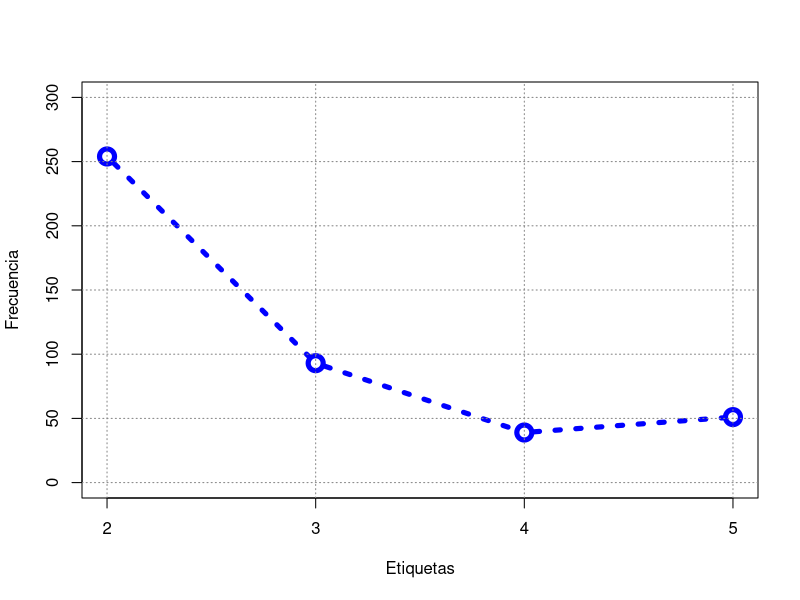
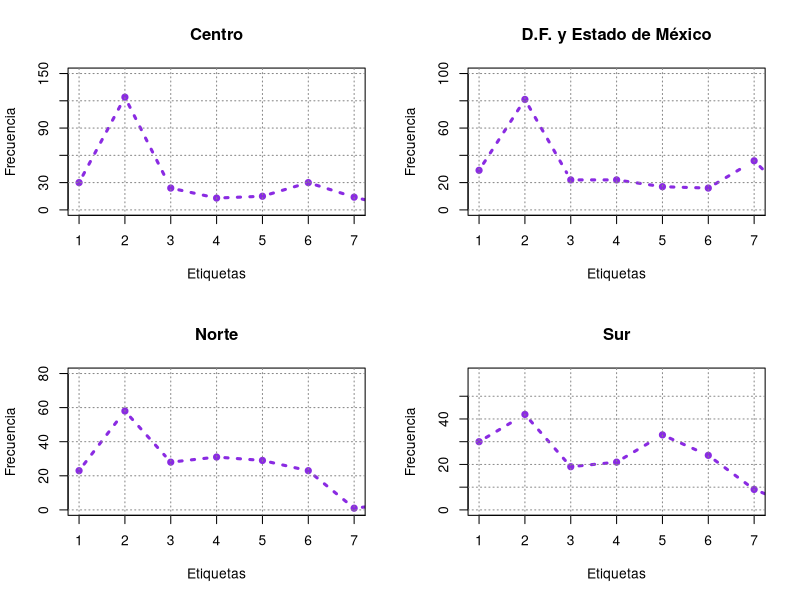
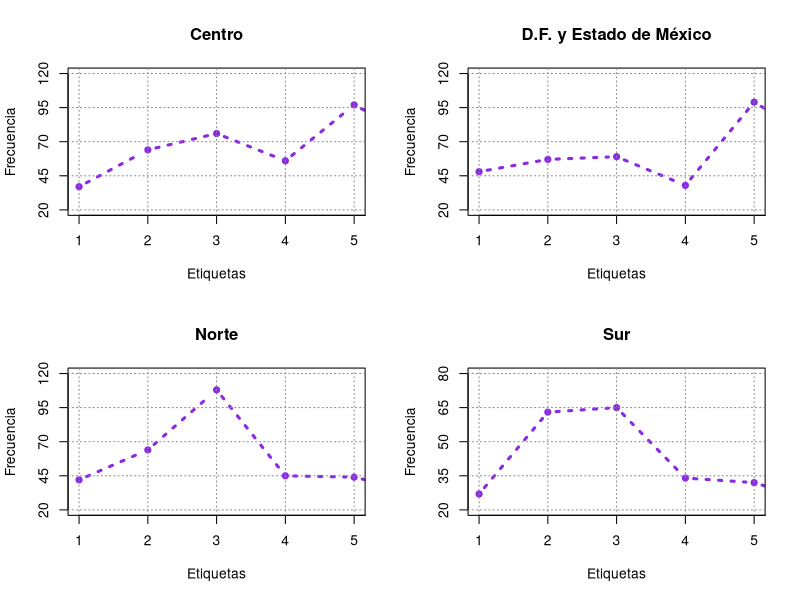
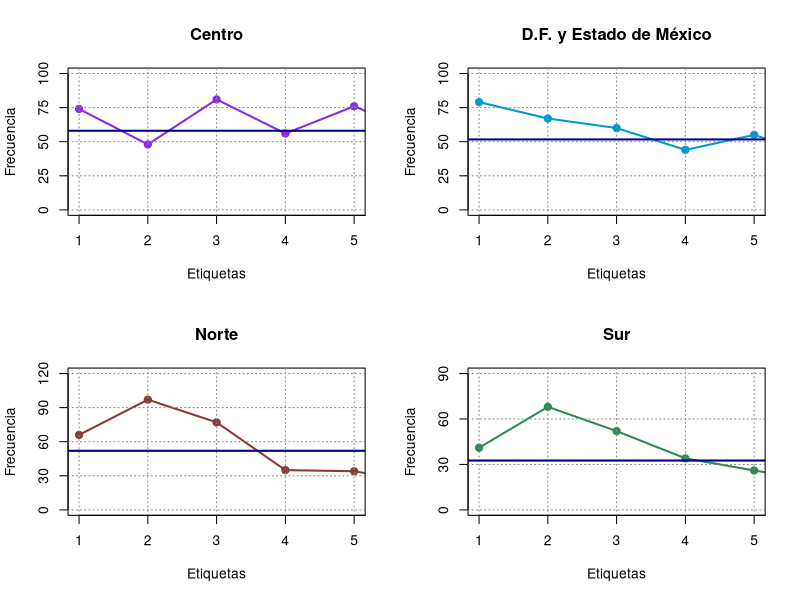
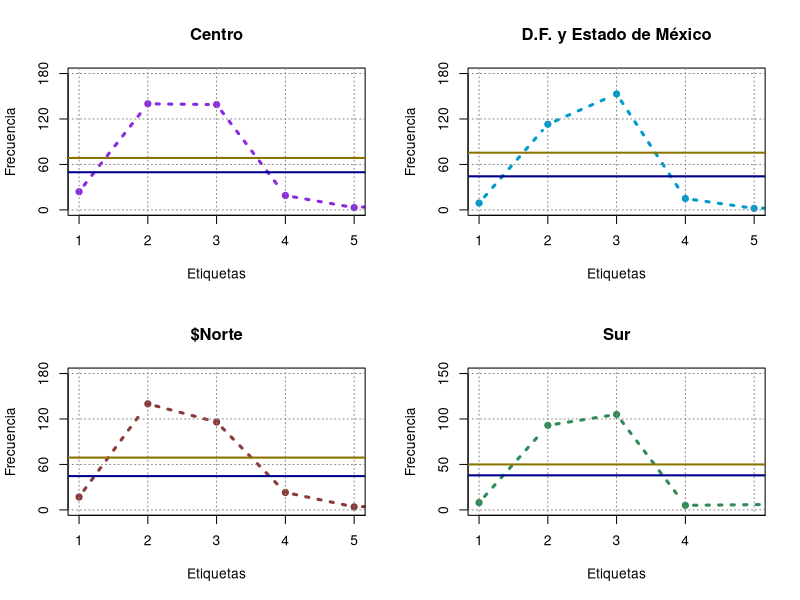
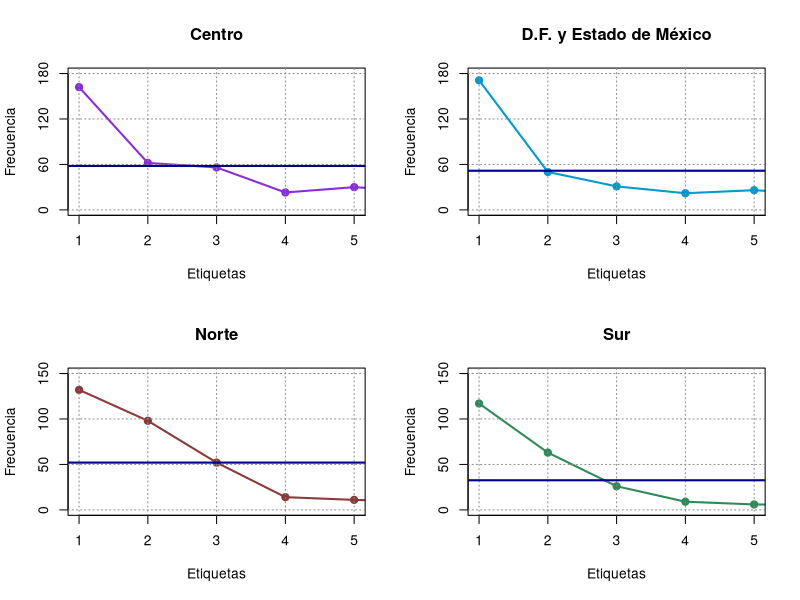
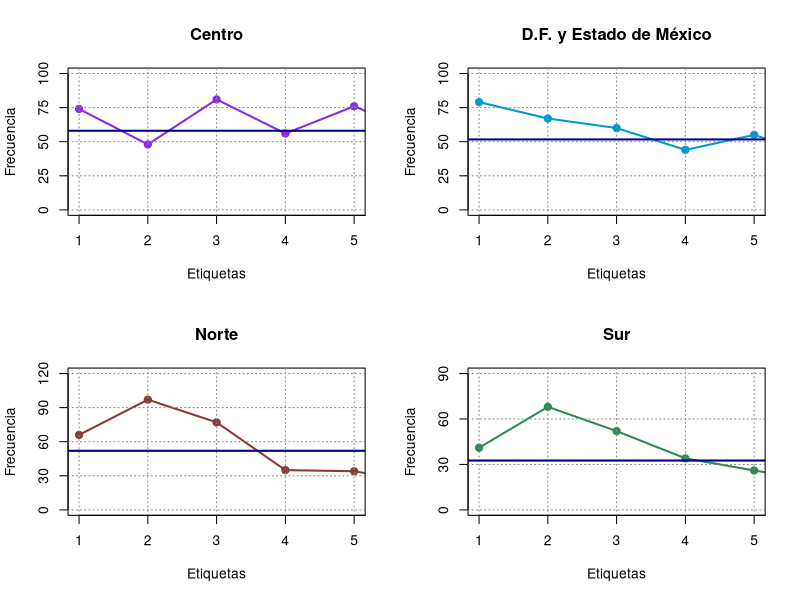
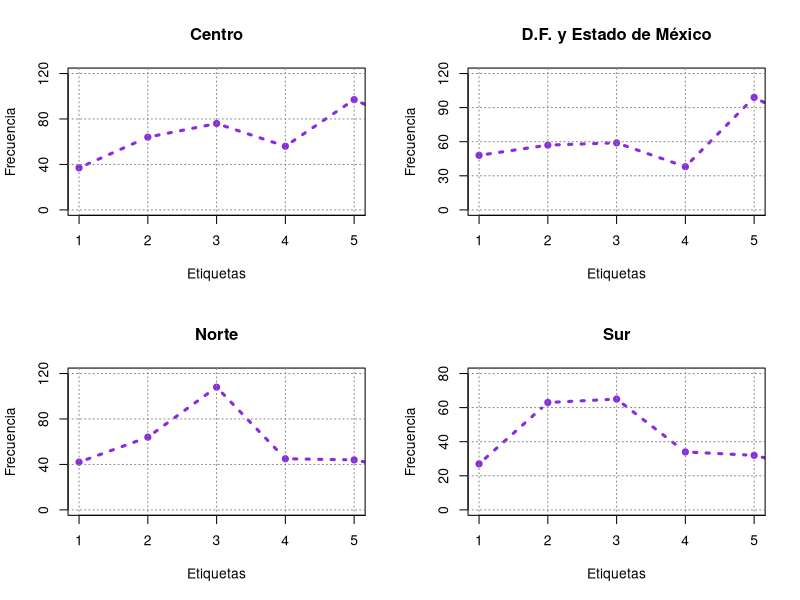

R code for these plots, in order:
## ---- chunk 1
knitr::opts_chunk$set(echo = TRUE)
library(readr)
library(modeest)
migracion_de_mexico <- read_csv("Base_de_datos/Encuesta_Nacional_de_Migracion.csv")
revisiones_migratorias <-read_csv("Base_de_datos/revisiones-migratorias.csv")
Percepcion_Seguridad_Publica_Datos <- read_delim("Base_de_datos/Percepcion Seguridad Publica - Datos.csv",
    ";", escape_double = FALSE, trim_ws = TRUE)
victimas_delito <- read.csv("Base_de_datos/personas-atendidas-victimas-delito.csv")
visitas_verificacion_migratoria <- read.csv("Base_de_datos/visitas-verificacion-migratoria.csv")
## ---- chunk 2
migracion_de_mexico_clean = migracion_de_mexico[,c(54:57,87:90,113,142,149:150,152:171,179:180,182:183,194:195,210:211,213:215,219:220,222:233,235,250,253:256,258:260)]
migracion_de_mexico_clean <- na.omit(migracion_de_mexico_clean)
migracion_de_mexico_clean
#http://www.losmexicanos.unam.mx/migracion/encuesta_nacional.html
## ---- chunk 3
revisiones_migratorias_clean <- na.omit(revisiones_migratorias)
I_2015 <- data.frame(I_2015 = revisiones_migratorias_clean$`2015-01` + revisiones_migratorias_clean$`2015-02` + revisiones_migratorias_clean$`2015-03`)
II_2015 <- data.frame(II_2015 = revisiones_migratorias_clean$`2015-04` + revisiones_migratorias_clean$`2015-05` + revisiones_migratorias_clean$`2015-06`)
III_2015 <- data.frame(III_2015 = revisiones_migratorias_clean$`2015-07` + revisiones_migratorias_clean$`2015-08` + revisiones_migratorias_clean$`2015-09`)
IV_2015 <- data.frame(IV_2015 = revisiones_migratorias_clean$`2015-10` + revisiones_migratorias_clean$`2015-11` + revisiones_migratorias_clean$`2015-12`)


I_2016 <- data.frame(I_2016 = revisiones_migratorias_clean$`2016-01` + revisiones_migratorias_clean$`2016-02` + revisiones_migratorias_clean$`2016-03`)
II_2016 <- data.frame(II_2016 = revisiones_migratorias_clean$`2016-04` + revisiones_migratorias_clean$`2016-05` + revisiones_migratorias_clean$`2016-06`)
III_2016 <- data.frame(III_2016 = revisiones_migratorias_clean$`2016-07` + revisiones_migratorias_clean$`2016-8` + revisiones_migratorias_clean$`2016-09`)
IV_2016 <- data.frame(IV_2016 = revisiones_migratorias_clean$`2016-10` + revisiones_migratorias_clean$`2016-11` + revisiones_migratorias_clean$`2016-12`)


I_2017 <- data.frame(I_2017 = revisiones_migratorias_clean$`2017-01` + revisiones_migratorias_clean$`2017-02` + revisiones_migratorias_clean$`2017-03`)
II_2017 <- data.frame(II_2017 = revisiones_migratorias_clean$`2017-04` + revisiones_migratorias_clean$`2017-05` + revisiones_migratorias_clean$`2017-06`)
III_2017 <- data.frame(III_2017 = revisiones_migratorias_clean$`2017-07` + revisiones_migratorias_clean$`2017-08` + revisiones_migratorias_clean$`2017-9`)
IV_2017 <- data.frame(IV_2017 = revisiones_migratorias_clean$`2017-10` + revisiones_migratorias_clean$`2017-11` + revisiones_migratorias_clean$`2017-12`)

I_2018 <- data.frame(I_2018 = revisiones_migratorias_clean$`2018-01` + revisiones_migratorias_clean$`2018-02` + revisiones_migratorias_clean$`2018-03`)
II_2018 <- data.frame(II_2018 = revisiones_migratorias_clean$`2018-04` + revisiones_migratorias_clean$`2018-05` + revisiones_migratorias_clean$`2018-06`)
III_2018 <- data.frame(III_2018 = revisiones_migratorias_clean$`2018-07` + revisiones_migratorias_clean$`2018-08` + revisiones_migratorias_clean$`2018-09`)
IV_2018 <- data.frame(IV_2018 = revisiones_migratorias_clean$`2018-10` + revisiones_migratorias_clean$`2018-11` + revisiones_migratorias_clean$`2018-12`)

year_2015 <- data.frame(year_2015 = I_2015 + II_2015 + III_2015 + IV_2015)
year_2016 <- data.frame(year_2016 = I_2016 + II_2016 + III_2016 + IV_2016)
year_2017 <- data.frame(year_2017 = I_2017 + II_2017 + III_2017 + IV_2017)
year_2018 <- data.frame(year_2018 = I_2018 + II_2018 + III_2018 + IV_2018)

Nueva_tabla_2 <- data.frame(c(revisiones_migratorias[,2], year_2015, year_2016, year_2017, year_2018))

Nueva_tabla <- data.frame(c(revisiones_migratorias[,2], I_2015, II_2015, III_2015, IV_2015,  I_2016, II_2016, III_2016, IV_2016, I_2017, II_2017, III_2017, IV_2017, I_2018, II_2018, III_2018, IV_2018))
#revisiones_migratorias_clean
Nueva_tabla_2
## ---- chunk 4
Percepcion_Seguridad_publica_clean <- na.omit(Percepcion_Seguridad_Publica_Datos)
Percepcion_Seguridad_publica_clean
## ---- chunk 5
victimas_delito
## ---- chunk 6
visitas_verificacion_migratoria
## ---- chunk 7
x <- migracion_de_mexico_clean$p42[which(migracion_de_mexico_clean$p42=="2")]
y_1 <- migracion_de_mexico_clean$ing_ind[which(migracion_de_mexico_clean$ing_ind=="2")]
y_2 <- migracion_de_mexico_clean$ing_ind[which(migracion_de_mexico_clean$ing_ind=="3")]
y_3 <- migracion_de_mexico_clean$ing_ind[which(migracion_de_mexico_clean$ing_ind=="4")]
y_4 <- migracion_de_mexico_clean$ing_ind[which(migracion_de_mexico_clean$ing_ind=="5")]

plot(table(c(y_1,y_2,y_3,y_4)), ylim=c(0,300) ,lwd = 5, xlab = "Etiquetas", ylab = "Frecuencia", col = "blue", type = "b", lty = 3, cex = 2 )
abline(h=c(0,50,100,150,200,250,300), v = 2:5, lty = "dotted", col = "gray53")
## ---- chunk 8
par(mfrow = c(2,2))
z_1 <- migracion_de_mexico_clean$p20_1a_1[which(migracion_de_mexico_clean$Region=="1")]
z_2 <- migracion_de_mexico_clean$p20_1a_1[which(migracion_de_mexico_clean$Region=="2")]
z_3 <- migracion_de_mexico_clean$p20_1a_1[which(migracion_de_mexico_clean$Region=="3")]
z_4 <- migracion_de_mexico_clean$p20_1a_1[which(migracion_de_mexico_clean$Region=="4")]
plot(table(z_1), xlim = c(1,7), ylim=c(0,150), main="Centro", xlab = "Etiquetas", ylab = "Frecuencia", lwd = 3, col = "blueviolet",yaxp=c(0,150,5), type="b", lty=3, cex=1, pch=20)
abline(h=c(0,30,60,90,120,150), v = 1:7, lty = "dotted", col = "gray53")

plot(table(z_2), xlim = c(1,7), ylim=c(0,100), main="D.F. y Estado de México", xlab = "Etiquetas", ylab = "Frecuencia", lwd = 3, col = "blueviolet",yaxp=c(0,100,5), type="b", lty=3, cex=1, pch=20)
abline(h=c(0,20,40,60,80,100), v = 1:7, lty = "dotted", col = "gray53")

plot(table(z_3), xlim = c(1,7), ylim=c(0,80), main="Norte", xlab = "Etiquetas", ylab = "Frecuencia", lwd = 3, col = "blueviolet",yaxp=c(0,80,4), type="b", lty=3, cex=1, pch=20)
abline(h=c(0,20,40,60,80), v = 1:7, lty = "dotted", col = "gray53")

plot(table(z_4), xlim = c(1,7), ylim=c(0,60), main="Sur", xlab = "Etiquetas", ylab = "Frecuencia", lwd = 3, col = "blueviolet",yaxp=c(0,50,5), type="b", lty=3, cex=1, pch=20)
abline(h=c(0,10,20,30,40,50), v = 1:7, lty = "dotted", col = "gray53")
## ---- chunk 9
par(mfrow = c(2,2))
z_1 <- migracion_de_mexico_clean$p43_3[which(migracion_de_mexico_clean$Region=="1")]
z_2 <- migracion_de_mexico_clean$p43_3[which(migracion_de_mexico_clean$Region=="2")]
z_3 <- migracion_de_mexico_clean$p43_3[which(migracion_de_mexico_clean$Region=="3")]
z_4 <- migracion_de_mexico_clean$p43_3[which(migracion_de_mexico_clean$Region=="4")]
plot(table(z_1), xlim = c(1,5), ylim=c(20,120), main="Centro", xlab = "Etiquetas", ylab = "Frecuencia", lwd = 3, col = "blueviolet",yaxp=c(20,120,4), type="b", lty=3, cex=1, pch=20)
abline(h=c(20,45,70,95,120), v = 1:5, lty = "dotted", col = "gray53")

plot(table(z_2), xlim = c(1,5), ylim=c(20,120), main="D.F. y Estado de México", xlab = "Etiquetas", ylab = "Frecuencia", lwd = 3, col = "blueviolet",yaxp=c(20,120,4), type="b", lty=3, cex=1, pch=20)
abline(h=c(20,45,70,95,120), v = 1:5, lty = "dotted", col = "gray53")

plot(table(z_3), xlim = c(1,5), ylim=c(20,120), main="Norte", xlab = "Etiquetas", ylab = "Frecuencia", lwd = 3, col = "blueviolet",yaxp=c(20,120,4), type="b", lty=3, cex=1, pch=20)
abline(h=c(20,45,70,95,120), v = 1:5, lty = "dotted", col = "gray53")

plot(table(z_4), xlim = c(1,5), ylim=c(20,80), main="Sur", xlab = "Etiquetas", ylab = "Frecuencia", lwd = 3, col = "blueviolet",yaxp=c(20,80,4), type="b", lty=3, cex=1, pch=20)
abline(h=c(20,35,50,65,80), v = 1:5, lty = "dotted", col = "gray53")
## ---- chunk 10
par(mfrow = c(2,2))
z_1 <- migracion_de_mexico_clean$p43_2[which(migracion_de_mexico_clean$Region=="1")]
z_2 <- migracion_de_mexico_clean$p43_2[which(migracion_de_mexico_clean$Region=="2")]
z_3 <- migracion_de_mexico_clean$p43_2[which(migracion_de_mexico_clean$Region=="3")]
z_4 <- migracion_de_mexico_clean$p43_2[which(migracion_de_mexico_clean$Region=="4")]

plot(table(z_1), xlim = c(1,5), ylim=c(0,100), main="Centro", xlab = "Etiquetas", ylab = "Frecuencia", lwd = 2, col = "blueviolet",yaxp=c(0,100,4), type="o", lty=1, cex=1.5, pch=20)
abline(h=c(0,25,50,75,100), v = 1:5, lty = "dotted", col = "gray53")
abline(h=mean(table(z_1)), col="darkblue", lwd = 2)

plot(table(z_2), xlim = c(1,5), ylim=c(0,100), main="D.F. y Estado de México", xlab = "Etiquetas", ylab = "Frecuencia", lwd = 2, col = "deepskyblue3",yaxp=c(0,100,4), type="o", lty=1, cex=1.5, pch=20)
abline(h=c(0,25,50,75,100), v = 1:5, lty = "dotted", col = "gray53")
abline(h=mean(table(z_2)), col="darkblue", lwd = 2)

plot(table(z_3), xlim = c(1,5), ylim=c(0,120), main="Norte", xlab = "Etiquetas", ylab = "Frecuencia", lwd = 2, col = "indianred4",yaxp=c(0,120,4), type="o", lty=1, cex=1.5, pch=20)
abline(h=c(0,30,60,90,120), v = 1:5, lty = "dotted", col = "gray53")
abline(h=mean(table(z_3)), col="darkblue", lwd = 2)

plot(table(z_4), xlim = c(1,5), ylim=c(0,90), main="Sur", xlab = "Etiquetas", ylab = "Frecuencia", lwd = 2, col = "seagreen4",yaxp=c(0,90,3), type="o", lty=1, cex=1.5, pch=20)
abline(h=c(0,30,60,90), v = 1:5, lty = "dotted", col = "gray53")
abline(h=mean(table(z_4)), col="darkblue", lwd = 2)
## ---- chunk 11
#¿su opinión sobre los extranjeros que viven en México es muy buena, buena, mala o muy mala?
par(mfrow = c(2,2))
z_1 <- migracion_de_mexico_clean$p42[which(migracion_de_mexico_clean$Region=="1")]
z_2 <- migracion_de_mexico_clean$p42[which(migracion_de_mexico_clean$Region=="2")]
z_3 <- migracion_de_mexico_clean$p42[which(migracion_de_mexico_clean$Region=="3")]
z_4 <- migracion_de_mexico_clean$p42[which(migracion_de_mexico_clean$Region=="4")]

plot(table(z_1), xlim = c(1,5), ylim=c(0,180), main="Centro", xlab = "Etiquetas", ylab = "Frecuencia", lwd = 3, col = "blueviolet",yaxp=c(0,180,3), type="b", lty=3, cex=1, pch=20)
abline(h=c(0,60,120,180), v = 1:5, lty = "dotted", col = "gray53")
abline(h=mean(table(z_1)), col="darkblue", lwd = 2)
abline(h=(max(table(z_1)-min(table(z_1))))/2, col="gold4", lwd = 2)


plot(table(z_2), xlim = c(1,5), ylim=c(0,180), main="D.F. y Estado de México", xlab = "Etiquetas", ylab = "Frecuencia", lwd = 3, col = "deepskyblue3",yaxp=c(0,180,3), type="b", lty=3, cex=1, pch=20)
abline(h=c(0,60,120,180), v = 1:5, lty = "dotted", col = "gray53")
abline(h=mean(table(z_2)), col="darkblue", lwd = 2)
abline(h=(max(table(z_2)-min(table(z_2))))/2, col="gold4", lwd = 2)

plot(table(z_3), xlim = c(1,5), ylim=c(0,180), main="$Norte", xlab = "Etiquetas", ylab = "Frecuencia", lwd = 3, col = "indianred4",yaxp=c(0,180,3), type="b", lty=3, cex=1, pch=20)
abline(h=c(0,60,120,180), v = 1:5, lty = "dotted", col = "gray53")
abline(h=mean(table(z_3)), col="darkblue", lwd = 2)
abline(h=(max(table(z_3)-min(table(z_3))))/2, col="gold4", lwd = 2)

plot(table(z_4), xlim = c(1,5), ylim=c(0,150), main="Sur", xlab = "Etiquetas", ylab = "Frecuencia", lwd = 3, col = "seagreen4",yaxp=c(0,150,3), type="b", lty=3, cex=1, pch=20)
abline(h=c(0,50,100,150), v = 1:5, lty = "dotted", col = "gray53")
abline(h=mean(table(z_4)), col="darkblue", lwd = 2)
abline(h=(max(table(z_4)-min(table(z_4))))/2, col="gold4", lwd = 2)
## ---- chunk 12
# ¿Qué tan de acuerdo o en desacuerdo está con las siguientes afirmaciones sobre los extranjeros que viven en México? Contribuyen a la economía de México
par(mfrow = c(2,2))
z_1 <- migracion_de_mexico_clean$p43_1[which(migracion_de_mexico_clean$Region=="1")]
z_2 <- migracion_de_mexico_clean$p43_1[which(migracion_de_mexico_clean$Region=="2")]
z_3 <- migracion_de_mexico_clean$p43_1[which(migracion_de_mexico_clean$Region=="3")]
z_4 <- migracion_de_mexico_clean$p43_1[which(migracion_de_mexico_clean$Region=="4")]

plot(table(z_1), xlim = c(1,5), ylim=c(0,180), main="Centro", xlab = "Etiquetas", ylab = "Frecuencia", lwd = 2, col = "blueviolet",yaxp=c(0,180,3), type="o", lty=1, cex=1.5, pch=20)
abline(h=c(0,60,120,180), v = 1:5, lty = "dotted", col = "gray53")
abline(h=mean(table(z_1)), col="darkblue", lwd = 2)

plot(table(z_2), xlim = c(1,5), ylim=c(0,180), main="D.F. y Estado de México", xlab = "Etiquetas", ylab = "Frecuencia", lwd = 2, col = "deepskyblue3",yaxp=c(0,180,3), type="o", lty=1, cex=1.5, pch=20)
abline(h=c(0,60,120,180), v = 1:5, lty = "dotted", col = "gray53")
abline(h=mean(table(z_2)), col="darkblue", lwd = 2)

plot(table(z_3), xlim = c(1,5), ylim=c(0,150), main="Norte", xlab = "Etiquetas", ylab = "Frecuencia", lwd = 2, col = "indianred4",yaxp=c(0,150,3), type="o", lty=1, cex=1.5, pch=20)
abline(h=c(0,50,100,150), v = 1:5, lty = "dotted", col = "gray53")
abline(h=mean(table(z_3)), col="darkblue", lwd = 2)

plot(table(z_4), xlim = c(1,5), ylim=c(0,150), main="Sur", xlab = "Etiquetas", ylab = "Frecuencia", lwd = 2, col = "seagreen4",yaxp=c(0,150,3), type="o", lty=1, cex=1.5, pch=20)
abline(h=c(0,50,100,150), v = 1:5, lty = "dotted", col = "gray53")
abline(h=mean(table(z_4)), col="darkblue", lwd = 2)
## ---- chunk 13
#¿Qué tan de acuerdo o en desacuerdo está con las siguientes afirmaciones sobre los extranjeros que viven en México? Quitan empleos a los Mexicanos
par(mfrow = c(2,2))
z_1 <- migracion_de_mexico_clean$p43_2[which(migracion_de_mexico_clean$Region=="1")]
z_2 <- migracion_de_mexico_clean$p43_2[which(migracion_de_mexico_clean$Region=="2")]
z_3 <- migracion_de_mexico_clean$p43_2[which(migracion_de_mexico_clean$Region=="3")]
z_4 <- migracion_de_mexico_clean$p43_2[which(migracion_de_mexico_clean$Region=="4")]

plot(table(z_1), xlim = c(1,5), ylim=c(0,100), main="Centro", xlab = "Etiquetas", ylab = "Frecuencia", lwd = 2, col = "blueviolet",yaxp=c(0,100,4), type="o", lty=1, cex=1.5, pch=20)
abline(h=c(0,25,50,75,100), v = 1:5, lty = "dotted", col = "gray53")
abline(h=mean(table(z_1)), col="darkblue", lwd = 2)

plot(table(z_2), xlim = c(1,5), ylim=c(0,100), main="D.F. y Estado de México", xlab = "Etiquetas", ylab = "Frecuencia", lwd = 2, col = "deepskyblue3",yaxp=c(0,100,4), type="o", lty=1, cex=1.5, pch=20)
abline(h=c(0,25,50,75,100), v = 1:5, lty = "dotted", col = "gray53")
abline(h=mean(table(z_2)), col="darkblue", lwd = 2)

plot(table(z_3), xlim = c(1,5), ylim=c(0,120), main="Norte", xlab = "Etiquetas", ylab = "Frecuencia", lwd = 2, col = "indianred4",yaxp=c(0,120,4), type="o", lty=1, cex=1.5, pch=20)
abline(h=c(0,30,60,90,120), v = 1:5, lty = "dotted", col = "gray53")
abline(h=mean(table(z_3)), col="darkblue", lwd = 2)

plot(table(z_4), xlim = c(1,5), ylim=c(0,90), main="Sur", xlab = "Etiquetas", ylab = "Frecuencia", lwd = 2, col = "seagreen4",yaxp=c(0,90,3), type="o", lty=1, cex=1.5, pch=20)
abline(h=c(0,30,60,90), v = 1:5, lty = "dotted", col = "gray53")
abline(h=mean(table(z_4)), col="darkblue", lwd = 2)
## ---- chunk 14
#¿Qué tan de acuerdo o en desacuerdo está con las siguientes afirmaciones sobre los extranjeros que viven en México? Generan inseguridad
par(mfrow = c(2,2))
z_1 <- migracion_de_mexico_clean$p43_3[which(migracion_de_mexico_clean$Region=="1")]
z_2 <- migracion_de_mexico_clean$p43_3[which(migracion_de_mexico_clean$Region=="2")]
z_3 <- migracion_de_mexico_clean$p43_3[which(migracion_de_mexico_clean$Region=="3")]
z_4 <- migracion_de_mexico_clean$p43_3[which(migracion_de_mexico_clean$Region=="4")]
plot(table(z_1), xlim = c(1,5), ylim=c(0,120), main="Centro", xlab = "Etiquetas", ylab = "Frecuencia", lwd = 3, col = "blueviolet",yaxp=c(0,120,3), type="b", lty=3, cex=1, pch=20)
abline(h=c(0,40,80,120), v = 1:5, lty = "dotted", col = "gray53")

plot(table(z_2), xlim = c(1,5), ylim=c(0,120), main="D.F. y Estado de México", xlab = "Etiquetas", ylab = "Frecuencia", lwd = 3, col = "blueviolet",yaxp=c(0,120,4), type="b", lty=3, cex=1, pch=20)
abline(h=c(0,30,60,90,120), v = 1:5, lty = "dotted", col = "gray53")

plot(table(z_3), xlim = c(1,5), ylim=c(0,120), main="Norte", xlab = "Etiquetas", ylab = "Frecuencia", lwd = 3, col = "blueviolet",yaxp=c(0,120,3), type="b", lty=3, cex=1, pch=20)
abline(h=c(0,40,80,120), v = 1:5, lty = "dotted", col = "gray53")

plot(table(z_4), xlim = c(1,5), ylim=c(0,80), main="Sur", xlab = "Etiquetas", ylab = "Frecuencia", lwd = 3, col = "blueviolet",yaxp=c(0,80,4), type="b", lty=3, cex=1, pch=20)
abline(h=c(0,20,40,60,80), v = 1:5, lty = "dotted", col = "gray53")
## ---- chunk 15
# ¿Qué tan de acuerdo o en desacuerdo está con las siguientes afirmaciones sobre los extranjeros que viven en México? Debilitan nuestras costumbres y tradiciones
par(mfrow = c(2,2))
z_1 <- migracion_de_mexico_clean$p43_5[which(migracion_de_mexico_clean$Region=="1")]
z_2 <- migracion_de_mexico_clean$p43_5[which(migracion_de_mexico_clean$Region=="2")]
z_3 <- migracion_de_mexico_clean$p43_5[which(migracion_de_mexico_clean$Region=="3")]
z_4 <- migracion_de_mexico_clean$p43_5[which(migracion_de_mexico_clean$Region=="4")]

plot(table(z_1), xlim = c(1,5), ylim=c(0,150), main="Centro", xlab = "Etiquetas", ylab = "Frecuencia", lwd = 2, col = "blueviolet",yaxp=c(0,150,3), type="o", lty=1, cex=1.5, pch=20)
abline(h=c(0,50,100,150), v = 1:5, lty = "dotted", col = "gray53")
abline(h=mean(table(z_1)), col="darkblue", lwd = 2)

plot(table(z_2), xlim = c(1,5), ylim=c(0,120), main="D.F. y Estado de México", xlab = "Etiquetas", ylab = "Frecuencia", lwd = 2, col = "deepskyblue3",yaxp=c(0,120,3), type="o", lty=1, cex=1.5, pch=20)
abline(h=c(0,40,80,120), v = 1:5, lty = "dotted", col = "gray53")
abline(h=mean(table(z_2)), col="darkblue", lwd = 2)

plot(table(z_3), xlim = c(1,5), ylim=c(0,100), main="Norte", xlab = "Etiquetas", ylab = "Frecuencia", lwd = 2, col = "indianred4",yaxp=c(0,100,4), type="o", lty=1, cex=1.5, pch=20)
abline(h=c(0,25,50,75,100), v = 1:5, lty = "dotted", col = "gray53")
abline(h=mean(table(z_3)), col="darkblue", lwd = 2)

plot(table(z_4), xlim = c(1,5), ylim=c(0,100), main="Sur", xlab = "Etiquetas", ylab = "Frecuencia", lwd = 2, col = "seagreen4",yaxp=c(0,100,4), type="o", lty=1, cex=1.5, pch=20)
abline(h=c(0,25,50,75,100), v = 1:5, lty = "dotted", col = "gray53")
abline(h=mean(table(z_4)), col="darkblue", lwd = 2)
## ---- chunk 16
par(mfrow = c(2,2))
z_1 <- migracion_de_mexico_clean$p43_2[which(migracion_de_mexico_clean$ing_ind=="2")]
z_2 <- migracion_de_mexico_clean$p43_2[which(migracion_de_mexico_clean$ing_ind=="3")]
z_3 <- migracion_de_mexico_clean$p43_2[which(migracion_de_mexico_clean$ing_ind=="4")]
z_4 <- migracion_de_mexico_clean$p43_2[which(migracion_de_mexico_clean$ing_ind=="5")]

plot(table(z_1), xlim = c(1,5), ylim=c(40,60), main="Menos de $2,047.49", xlab = "Etiquetas", ylab = "Frecuencia", lwd = 2, col = "blueviolet",yaxp=c(40,60,4), type="o", lty=1, cex=1.5, pch=20)
abline(h=c(40,45,50,55,60), v = 1:5, lty = "dotted", col = "gray53")
abline(h=mean(table(z_1)), col="darkblue", lwd = 2)

plot(table(z_2), xlim = c(1,5), ylim=c(10,30), main="De $2,047.50 a $4,095.00", xlab = "Etiquetas", ylab = "Frecuencia", lwd = 2, col = "deepskyblue3",yaxp=c(10,30,4), type="o", lty=1, cex=1.5, pch=20)
abline(h=c(10,15,20,25,30), v = 1:5, lty = "dotted", col = "gray53")
abline(h=mean(table(z_2)), col="darkblue", lwd = 2)

plot(table(z_3), xlim = c(1,5), ylim=c(0,20), main="$4,095.01 a 6,142.50", xlab = "Etiquetas", ylab = "Frecuencia", lwd = 2, col = "indianred4",yaxp=c(0,20,4), type="o", lty=1, cex=1.5, pch=20)
abline(h=c(0,5,10,15,20), v = 1:5, lty = "dotted", col = "gray53")
abline(h=mean(table(z_3)), col="darkblue", lwd = 2)

plot(table(z_4), xlim = c(1,5), ylim=c(0,20), main="Más de $6,142.50", xlab = "Etiquetas", ylab = "Frecuencia", lwd = 2, col = "seagreen4",yaxp=c(0,20,4), type="o", lty=1, cex=1.5, pch=20)
abline(h=c(0,5,10,15,20), v = 1:5, lty = "dotted", col = "gray53")
abline(h=mean(table(z_4)), col="darkblue", lwd = 2)
## ---- chunk 17
par(mfrow = c(2,2))
z_1 <- migracion_de_mexico_clean$p43_3[which(migracion_de_mexico_clean$ing_ind=="2")]
z_2 <- migracion_de_mexico_clean$p43_3[which(migracion_de_mexico_clean$ing_ind=="3")]
z_3 <- migracion_de_mexico_clean$p43_3[which(migracion_de_mexico_clean$ing_ind=="4")]
z_4 <- migracion_de_mexico_clean$p43_3[which(migracion_de_mexico_clean$ing_ind=="5")]
plot(table(z_1), xlim = c(1,5), ylim=c(10,80), main="Menos de $2,047.49", xlab = "Etiquetas", ylab = "Frecuencia", lwd = 3, col = "blueviolet",yaxp=c(10,80,7), type="b", lty=3, cex=1, pch=20)
abline(h=c(10,20,30,40,50,60,70,80), v = 1:5, lty = "dotted", col = "gray53")

plot(table(z_2), xlim = c(1,5), ylim=c(0,30), main="De $2,047.50 a $4,095.00", xlab = "Etiquetas", ylab = "Frecuencia", lwd = 3, col = "blueviolet",yaxp=c(0,30,5), type="b", lty=3, cex=1, pch=20)
abline(h=c(0,6,12,18,24,30), v = 1:5, lty = "dotted", col = "gray53")

plot(table(z_3), xlim = c(1,5), ylim=c(0,17), main="$4,095.01 a 6,142.50", xlab = "Etiquetas", ylab = "Frecuencia", lwd = 3, col = "blueviolet",yaxp=c(0,15,3), type="b", lty=3, cex=1, pch=20)
abline(h=c(0,5,10,15,20), v = 1:5, lty = "dotted", col = "gray53")

plot(table(z_4), xlim = c(1,5), ylim=c(0,20), main="Más de $6,142.50", xlab = "Etiquetas", ylab = "Frecuencia", lwd = 3, col = "blueviolet",yaxp=c(0,20,4), type="b", lty=3, cex=1, pch=20)
abline(h=c(0,5,10,15,20), v = 1:5, lty = "dotted", col = "gray53")
## ---- chunk 18
par(mfrow = c(2,1))
boxplot(Percepcion_Seguridad_publica_clean$`2015`, horizontal = T, main = "Percepción de seguridad en el 2015", col = "firebrick1", xlab = "Porcentajes")
boxplot(Nueva_tabla_2$I_2015, horizontal = T, main="Imigraciones en el 2015", col = "blueviolet", xlab = "Número Inmigrantes")
## ---- chunk 19
par(mfrow = c(2,1))
boxplot(Percepcion_Seguridad_publica_clean$`2016`, horizontal = T, main = "Percepción de seguridad en el 2016", col = "firebrick1", xlab = "Porcentajes")
boxplot(Nueva_tabla_2$I_2016, horizontal = T, main="Imigraciones en el 2016", col = "blueviolet", xlab = "Número Inmigrantes")
## ---- chunk 20
par(mfrow = c(2,1))
boxplot(Percepcion_Seguridad_publica_clean$`2017`, horizontal = T, main = "Percepción de seguridad en el 2017", col = "firebrick1", xlab = "Porcentajes")
boxplot(Nueva_tabla_2$I_2017, horizontal = T, main="Imigraciones en el 2017", col = "blueviolet", xlab = "Número Inmigrantes")
## ---- chunk 21
par(mfrow = c(2,1))
boxplot(Percepcion_Seguridad_publica_clean$`2018`, horizontal = T, main = "Percepción de seguridad en el 2018", col = "firebrick1", xlab = "Porcentajes")
boxplot(Nueva_tabla_2$I_2018, horizontal = T, main="Imigraciones en el 2018", col = "blueviolet", xlab = "Número Inmigrantes")
## ---- chunk 22
par(mfrow = c(1,4))
x_1 <- migracion_de_mexico_clean$p67_1[which(migracion_de_mexico_clean$p67_1=="1")]
x_2 <- migracion_de_mexico_clean$p67_1[which(migracion_de_mexico_clean$p67_1=="2")]
x_3 <- migracion_de_mexico_clean$p67_1[which(migracion_de_mexico_clean$p67_1=="3")]
hist(c(x_1,x_2,x_3), main="Pregunta P67_1", xlab = "Etiquetas", ylab = "Frecuencia", xaxp = c(1,3,2),xlim = c(0.8,3) ,ylim = c(0,700), col = "lightblue3")
x_1 <- migracion_de_mexico_clean$p67_3[which(migracion_de_mexico_clean$p67_3=="1")]
x_2 <- migracion_de_mexico_clean$p67_3[which(migracion_de_mexico_clean$p67_3=="2")]
x_3 <- migracion_de_mexico_clean$p67_3[which(migracion_de_mexico_clean$p67_3=="3")]
hist(c(x_1,x_2,x_3), main="Pregunta P67_3", xlab = "Etiquetas", ylab = "Frecuencia", xaxp = c(1,3,2),xlim = c(0.8,3) ,ylim = c(0,700), col = "lightblue3")
x_1 <- migracion_de_mexico_clean$p67_4[which(migracion_de_mexico_clean$p67_4=="1")]
x_2 <- migracion_de_mexico_clean$p67_4[which(migracion_de_mexico_clean$p67_4=="2")]
x_3 <- migracion_de_mexico_clean$p67_4[which(migracion_de_mexico_clean$p67_4=="3")]
hist(c(x_1,x_2,x_3), main="Pregunta P67_4", xlab = "Etiquetas", ylab = "Frecuencia", xaxp = c(1,3,2),xlim = c(0.8,3) ,ylim = c(0,700), col = "lightblue3")
x_1 <- migracion_de_mexico_clean$p67_5[which(migracion_de_mexico_clean$p67_5=="1")]
x_2 <- migracion_de_mexico_clean$p67_5[which(migracion_de_mexico_clean$p67_5=="2")]
x_3 <- migracion_de_mexico_clean$p67_5[which(migracion_de_mexico_clean$p67_5=="3")]
hist(c(x_1,x_2,x_3), main="Pregunta P67_5", xlab = "Etiquetas", ylab = "Frecuencia", xaxp = c(1,3,2),xlim = c(0.8,3) ,ylim = c(0,700), col = "lightblue3")
## ---- chunk 23
tabla <- table(migracion_de_mexico_clean$p54)
tabla
p54 <- data.frame(US = tabla[which(tabla == 438)],China = tabla[which(tabla == 22)])
p54
revisiones_migratorias_clean <- na.omit(revisiones_migratorias)
I_2015 <- data.frame(I_2015 = revisiones_migratorias_clean$`2015-01` + revisiones_migratorias_clean$`2015-02` + revisiones_migratorias_clean$`2015-03`)
II_2015 <- data.frame(II_2015 = revisiones_migratorias_clean$`2015-04` + revisiones_migratorias_clean$`2015-05` + revisiones_migratorias_clean$`2015-06`)
III_2015 <- data.frame(III_2015 = revisiones_migratorias_clean$`2015-07` + revisiones_migratorias_clean$`2015-08` + revisiones_migratorias_clean$`2015-09`)
IV_2015 <- data.frame(IV_2015 = revisiones_migratorias_clean$`2015-10` + revisiones_migratorias_clean$`2015-11` + revisiones_migratorias_clean$`2015-12`)
